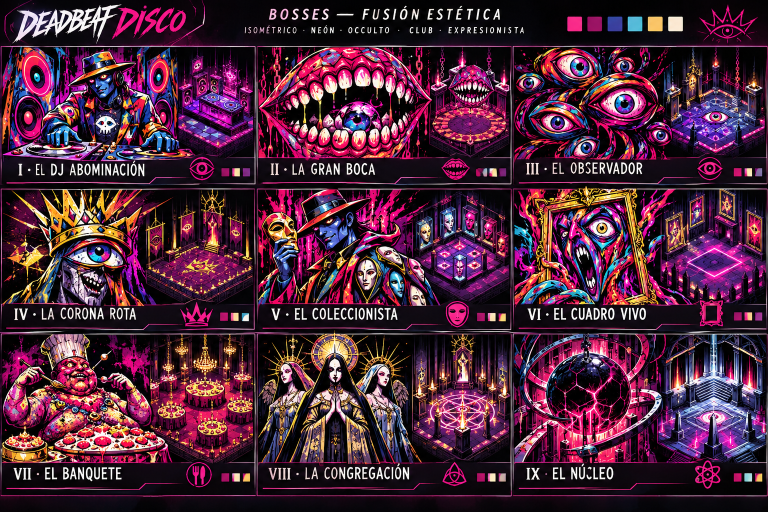
#> input picture ART_REFERENCES/BOSSES_user_reference.png, 1536 x 1024 px (shown at 1/2 size)
$ python -i asset_pipeline.py   (imports and definitions only)
#> lines starting #> are read from the running program, lines starting #| are printed output that depends on the picture; after the words box and inside, x2 and y2 are one past the last pixel; in counts of white or black regions, pixels touching at a corner belong together
#> further down, picture is the input picture: PIL image 1536x1024 RGB; mean R, G, B 77.2, 39.1, 58.9
#!/usr/bin/env python3
"""
DEADBEAT DISCO — Automated High-Resolution Asset Processing Pipeline
Processes raw generated high-res illustrations (/tmp/dd_raw/tanda_XX/<id>.png) into:
- Clean RGBA sprites with zero background halo and preserved dark-ink contours (alpha=True)
- Seamless 512x512 tileable floor textures via cosine cross-blend wrap (category='floors', alpha=False)
- Aspect-fitted crisp Lanczos-resampled UI/cinematic panels (alpha=False)
Updates src/dd_asset_registry.js and assets/manifest.json.
"""
import json
import os
import sys
import hashlib
import numpy as np
from scipy import ndimage
from PIL import Image, ImageEnhance, ImageFilter

ROOT = os.path.dirname(os.path.dirname(os.path.abspath(__file__)))
INV_PATH = os.path.join(ROOT, "docs", "ART_REBUILD", "MASTER_INVENTORY.json")


def extract_clean_rgba(im: Image.Image) -> Image.Image:
    """
    Extracts clean, halo-free RGBA foreground from an isolated illustration generated
    on a uniform studio background (chroma green, white, light grey, or solid dark),
    preserving Deadbeat Disco's signature dark-ink contour and internal neon highlights.
    """
    rgba = im.convert("RGBA")
    arr = np.array(rgba, dtype=np.float32)
    rgb = arr[:, :, :3]
    h, w, _ = rgb.shape
#> h = 1024; w = 1536

    # Sample border ring (outer 6px) to determine dominant background color(s)
    top = rgb[:6, :, :].reshape(-1, 3)
    bot = rgb[-6:, :, :].reshape(-1, 3)
    left = rgb[:, :6, :].reshape(-1, 3)
    right = rgb[:, -6:, :].reshape(-1, 3)
    border = np.concatenate([top, bot, left, right], axis=0)
    bg_med = np.median(border, axis=0)
#> bg_med = [6, 4, 8]

    # Check if background is bright green chroma (#00ff00-ish)
    is_green_bg = (bg_med[1] > 140) and (bg_med[1] - max(bg_med[0], bg_med[2]) > 45)
#> is_green_bg = False

    # Euclidean + max-channel color distance from border median
    diff = np.linalg.norm(rgb - bg_med[None, None, :], axis=2)

    if is_green_bg:
        # Green dominance metric: g - max(r, b)
        green_excess = rgb[:, :, 1] - np.maximum(rgb[:, :, 0], rgb[:, :, 2])
        bg_candidate = (green_excess > 28) | (diff < 52)
        # Despill green fringe on semi-edge pixels
        spill = np.clip(green_excess, 0, None)
        rgb[:, :, 1] = np.where(green_excess > 12, rgb[:, :, 1] - 0.85 * spill, rgb[:, :, 1])
    else:
        # Adaptive threshold from border variance
        border_std = float(np.clip(np.std(border), 8.0, 28.0))
#> border_std = 28
        thresh = max(26.0, border_std * 1.9)
#> thresh = 53.2
        bg_candidate = diff < thresh
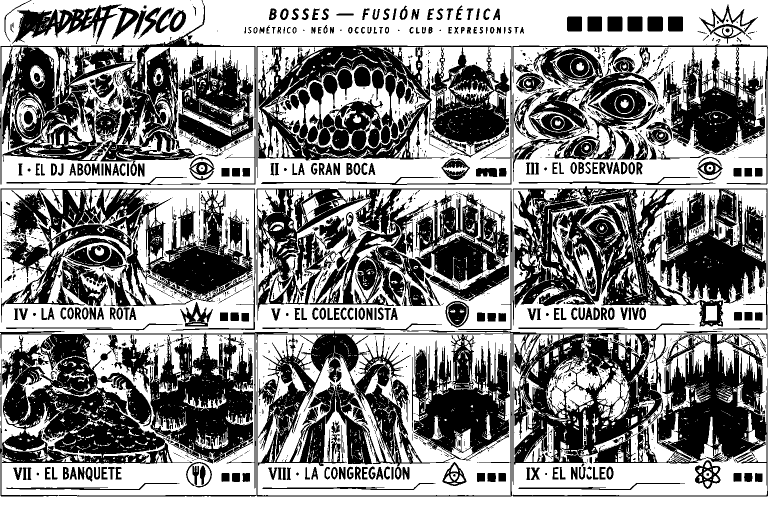
#> bg_candidate: shape (1024, 1536) bool (shown at 1/2 size); 54.7% white; 1882 black regions (1367 under 20 px), largest, box (x1, y1, x2, y2) and area: (0, 661, 1024, 993) 124169, (801, 660, 1536, 993) 79214, (1025, 372, 1535, 659) 72020

        # Also catch faint checkerboard if a model drew a 2-tone light/dark neutral grid on border
        sat = np.max(rgb, axis=2) - np.min(rgb, axis=2)
        lum = np.mean(rgb, axis=2)
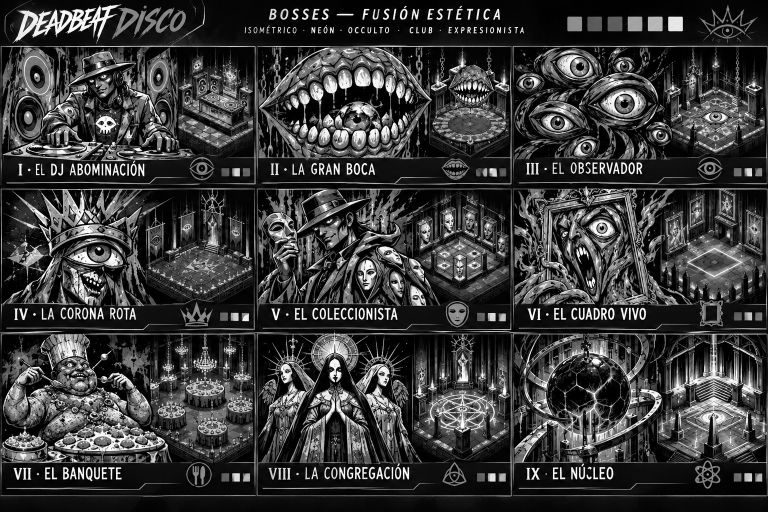
#> lum: shape (1024, 1536) float32 (shown at 1/2 size); min 0, max 255, mean 58.4
        border_sat = float(np.median(np.max(border, axis=1) - np.min(border, axis=1)))
#> border_sat = 4
        if border_sat < 22 and float(np.std(np.mean(border, axis=1))) > 14:
            b_min, b_max = np.percentile(np.mean(border, axis=1), [10, 90])
#> b_min = 2; b_max = 54
            checker_cand = (sat < 20) & (lum >= b_min - 14) & (lum <= b_max + 14)
#> checker_cand: shape (1024, 1536) bool; 48.2% white; 4555 white regions (3677 under 20 px), largest, box (x1, y1, x2, y2) and area: (0, 0, 1536, 668) 341390, (0, 667, 1536, 1024) 84362, (515, 788, 1022, 991) 31399
            bg_candidate = bg_candidate | checker_cand
#> bg_candidate: shape (1024, 1536) bool; 55.1% white; 1842 black regions (1320 under 20 px), largest, box (x1, y1, x2, y2) and area: (0, 661, 1024, 993) 123402, (938, 662, 1536, 993) 78621, (1025, 372, 1535, 649) 71599

    # Flood-fill ONLY from outer image edges so internal dark/bright details inside the closed ink outline stay 100% opaque!
    seed = np.zeros((h, w), dtype=bool)
    seed[0, :] = bg_candidate[0, :]
#> seed: shape (1024, 1536) bool; 0.1% white in thin lines or dots, all inside (x1, y1, x2, y2) = (0, 0, 1536, 1)
    seed[-1, :] = bg_candidate[-1, :]
    seed[:, 0] = bg_candidate[:, 0]
    seed[:, -1] = bg_candidate[:, -1]
#> seed: shape (1024, 1536) bool; 0.32% white in thin lines or dots

    labeled, _ = ndimage.label(bg_candidate, structure=np.ones((3, 3), dtype=int))
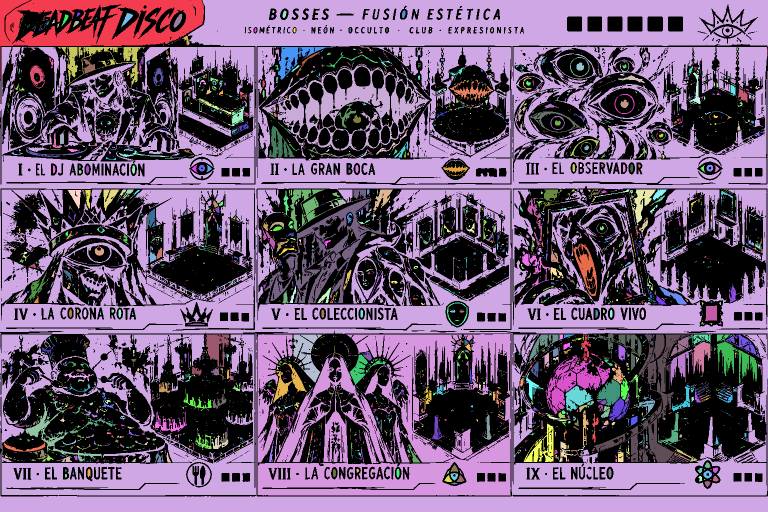
#> labeled: shape (1024, 1536) int32 (shown at 1/2 size); 4220 distinct labels, from 0 to 4219; one colour per label, 0 black
    edge_labels = np.unique(labeled[seed])
#> edge_labels = [1, 2, 77, 815]
    edge_labels = edge_labels[edge_labels > 0]
    exterior_bg = np.isin(labeled, edge_labels)
#> exterior_bg: shape (1024, 1536) bool; 40.3% white; 4 white regions (2 under 20 px), largest, box (x1, y1, x2, y2) and area: (0, 0, 1536, 1024) 609985, (0, 0, 408, 159) 24115
    if is_green_bg:
        # Also punch out enclosed pure #00FF00 chroma cutouts (e.g. open iron frames)
        green_interior = (rgb[:, :, 1] > 165) & ((rgb[:, :, 1] - np.maximum(rgb[:, :, 0], rgb[:, :, 2])) > 65)
        exterior_bg = exterior_bg | green_interior

    # Erode foreground mask by 1px at exterior boundary & smooth 1.2px for clean anti-aliased edge
    fg = (~exterior_bg).astype(np.float32)
    fg_eroded = ndimage.binary_erosion(fg > 0.5, iterations=1).astype(np.float32)
#> fg_eroded: shape (1024, 1536) float32; values 0 (black) and 1 (white), 52% white; 1 black region, box (x1, y1, x2, y2) and area: (0, 0, 1536, 1024) 754526
    alpha = ndimage.gaussian_filter(0.65 * fg + 0.35 * fg_eroded, sigma=0.85)
    alpha = np.clip((alpha - 0.12) / 0.82, 0.0, 1.0)
    alpha[exterior_bg & (alpha < 0.22)] = 0.0
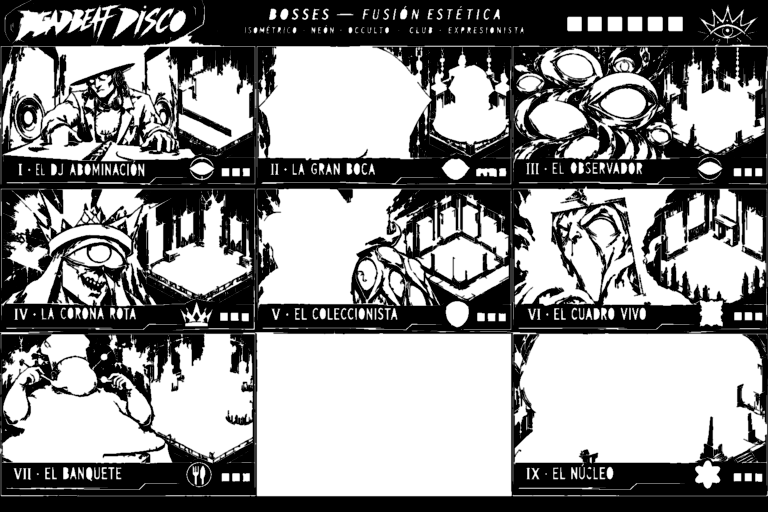
#> alpha: shape (1024, 1536) float32 (shown at 1/2 size); min 0, max 1, mean 0.554

    # Darken outer 1-2px semi-transparent fringe toward Deadbeat Disco dark ink (#08040e) to eliminate any light halo
    fringe = (alpha > 0.02) & (alpha < 0.88)
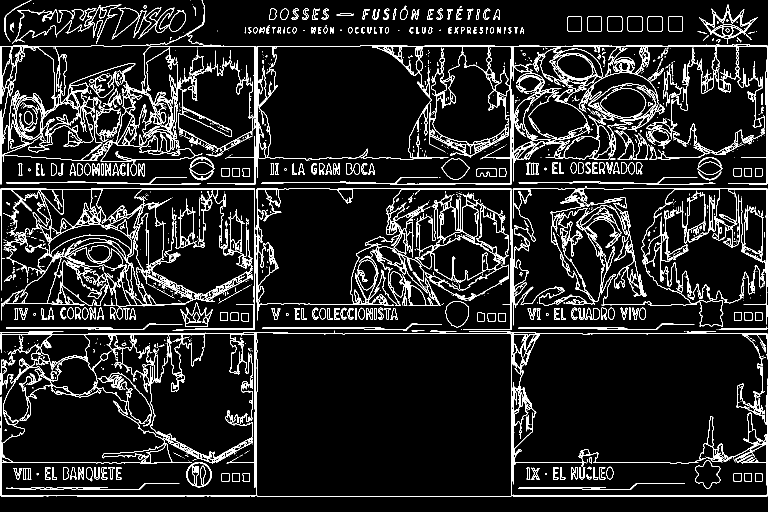
#> fringe: shape (1024, 1536) bool (shown at 1/2 size); 10.2% white in thin lines or dots
    ink = np.array([8.0, 4.0, 14.0], dtype=np.float32)
    w_ink = (1.0 - alpha[:, :, None]) * 0.75
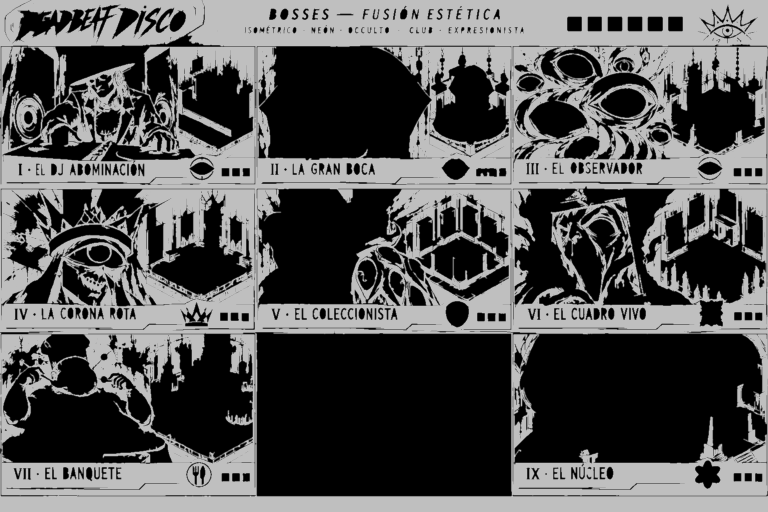
#> w_ink: shape (1024, 1536, 1) float32 (shown at 1/2 size); min 0, max 0.75, mean 0.335
    rgb = np.where(fringe[:, :, None], rgb * (1.0 - w_ink) + ink * w_ink, rgb)

    out = np.zeros((h, w, 4), dtype=np.uint8)
    out[:, :, :3] = np.clip(rgb, 0, 255).astype(np.uint8)
    out[:, :, 3] = np.clip(alpha * 255.0, 0, 255).astype(np.uint8)
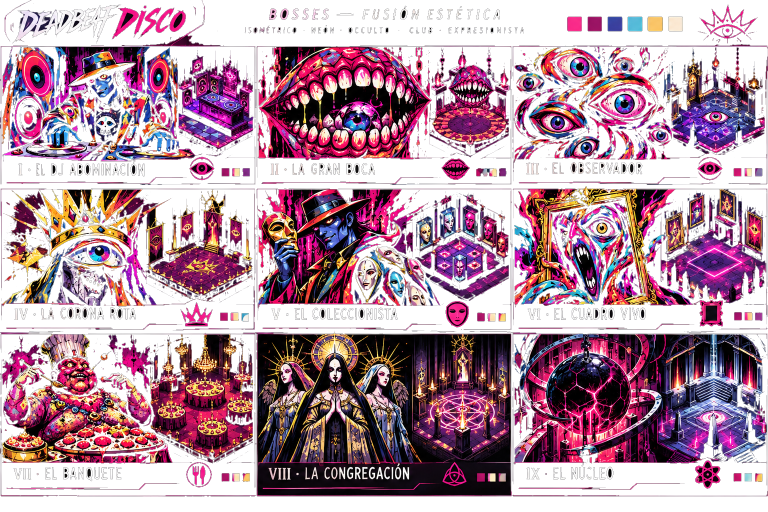
#> out: shape (1024, 1536, 4) (shown at 1/2 size); mean R, G, B, A 73.5, 37.1, 56.1, 141.2; transparent parts drawn white
    return Image.fromarray(out, mode="RGBA")


# [295 lines left out: functions fit_rgba_to_canvas, make_seamless_tile, fit_opaque_cover, save_optimized_png, rebuild_registry, process_tanda, not called in this run]


# [8 lines not run here, left out]

>>> from PIL import Image
>>> picture = Image.open('../ART_REFERENCES/BOSSES_user_reference.png')
>>> result = extract_clean_rgba(picture)
